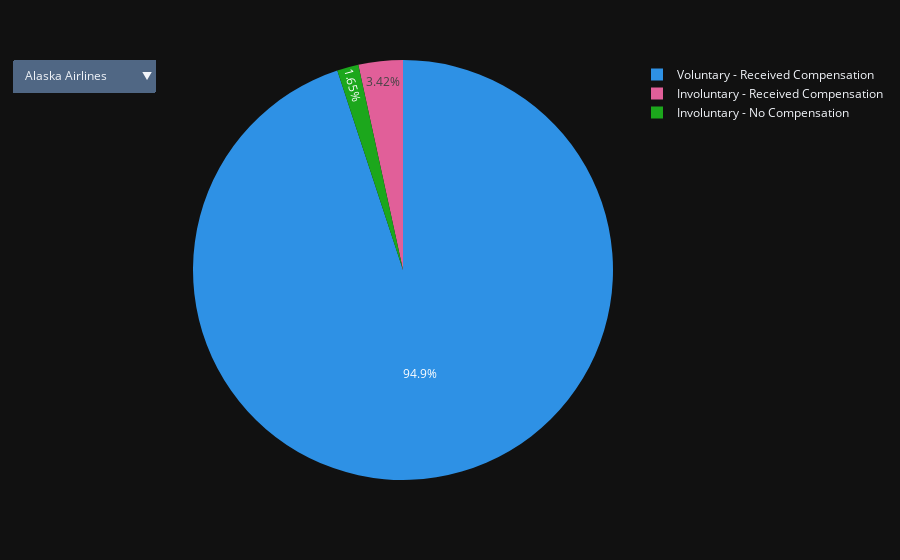

Notebook code for this chart:
### Code cell
denied_boarding_reshape = pd.melt(denied_boarding.rename(columns = {
    1:'Involuntary - Received Compensation', 
    2:'Involuntary - No Compensation', 
    5:'Voluntary - Received Compensation'
    }), 
                                  id_vars = ['CARRIER', 'year', 'quarter'], 
                                  value_vars=['Involuntary - Received Compensation', 
                                              'Involuntary - No Compensation',
                                              'Voluntary - Received Compensation'
                                              ])

df = denied_boarding_reshape[['CARRIER', 'variable','value']].set_index(['CARRIER', 'variable'])['value']

# create a figure for each category
figs = {
    c: px.pie(df.loc[c].reset_index(), values="value", names="variable", 
              labels = {
                 'value':'Total Passengers', 
                 'variable':'Denial Type'
             }, 
        color_discrete_sequence=px.colors.qualitative.Dark24).update_traces(
        name=c, visible=False, 
    )
    for c in df.index.get_level_values("CARRIER").unique()
}

# integrate figures per category into one figure
defaultcat = df.index.get_level_values("CARRIER").unique()[0]
fig = figs[defaultcat].update_traces(visible=True)
for k in figs.keys():
    if k != defaultcat:
        fig.add_traces(figs[k].data)

# finally build dropdown menu
fig.update_layout(
    updatemenus=[
        {
            "buttons": [
                {
                    "label": k,
                    "method": "update",
                    # list comprehension for which traces are visible
                    "args": [{"visible": [kk == k for kk in figs.keys()]},
                             {"title":go.layout.xaxis.Title(
            text=f"Denied Boardings by Airline Carrier (2018-2021) <br><sup>{k} </sup>"
            )}],
                }
                for k in figs.keys()
            ]
        }
    ]
)
